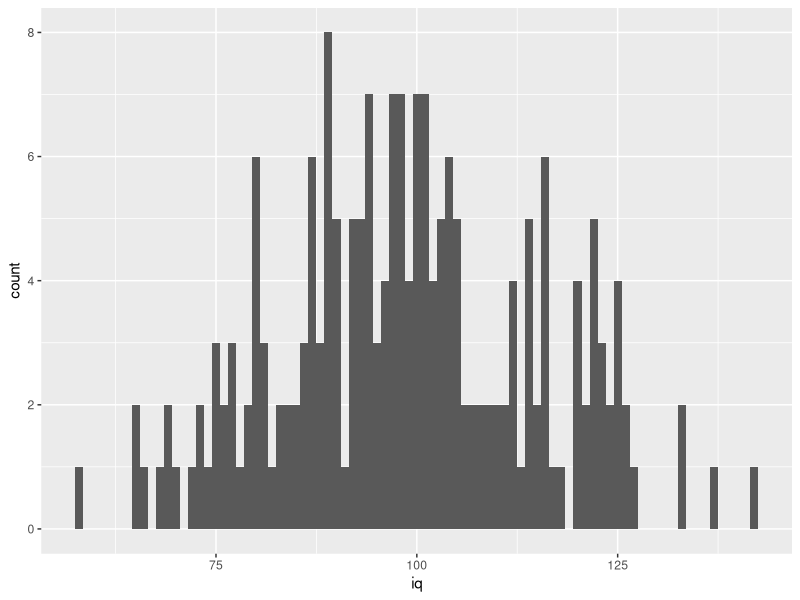
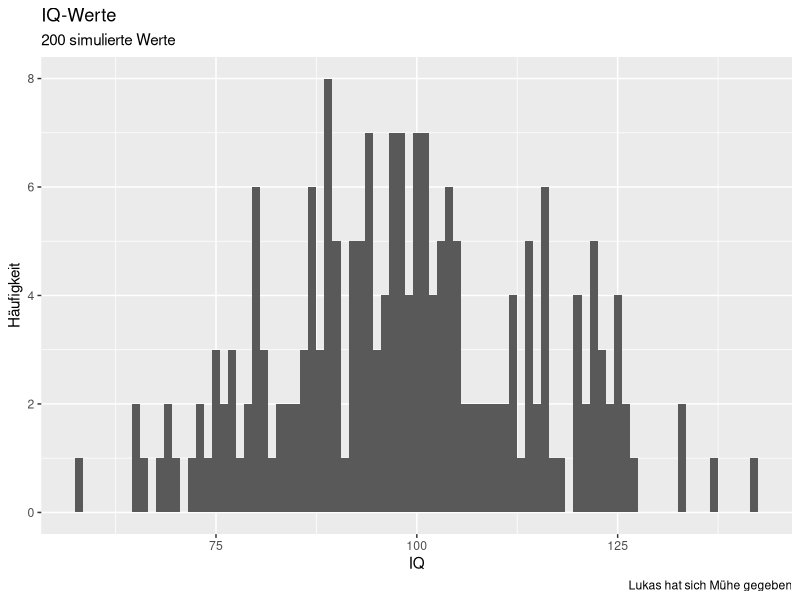
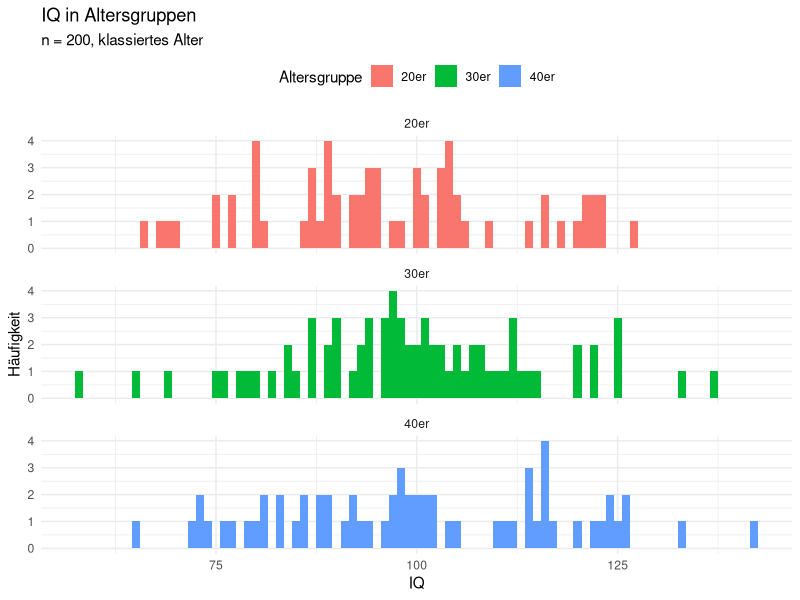

The R source for these figures, in order:
## ---- chunk 1
knitr::opts_chunk$set(eval = FALSE, 
                      message = FALSE, 
                      error = FALSE, 
                      warning = FALSE)
library(dplyr)
library(ggplot2)
## ---- chunk 2
würfel <- c(5, 1, 2, 4, 6, 2, 3, 4, 4, 2)
## ---- chunk 3
mean(würfel)
median(würfel)
## ---- chunk 4
würfel_100 <- sample(x = 1:6, size = 100, replace = TRUE)
## ---- chunk 5
# rnorm: Normalverteilte Zufallszahlen:
rnorm(n = 50, mean = 100, sd = 15)

# runif: Gleichverteilte Zufallszahlen
runif(n = 50, min = 0, max = 100)
## ---- chunk 6
iq <- rnorm(n = 50, mean = 100, sd = 15)
## ---- chunk 7
iq <- round(rnorm(n = 50, mean = 100, sd = 15))
## ---- chunk 8
library(dplyr)
## ---- chunk 9
personen <- tibble(id = seq(from = 1, to = 200, by = 1),
                   iq = round(rnorm(200, 100, 15)),
                   farbe = sample(c("rot", "grün", "blau"), 200, replace = TRUE),
                   alter = round(runif(200, min = 20, max = 49))
            )
## ---- chunk 10
summary(personen)

summary(personen$iq)
summary(personen$farbe)
## ---- chunk 11
table(personen$farbe)
## ---- chunk 12
ggplot(data = personen, aes(x = iq)) +
  geom_histogram(binwidth = 1)
## ---- chunk 13
ggplot(data = personen, aes(x = iq)) +
  geom_histogram(binwidth = 1) +
  labs(title = "IQ-Werte", subtitle = "200 simulierte Werte",
       x = "IQ", y = "Häufigkeit", caption = "Lukas hat sich Mühe gegeben")
## ---- chunk 14
filter(personen,
       alter <= 35, alter >= 25,
       iq > 100,
       farbe == "grün")
## ---- chunk 15
# Ganz explizite Lösung:
personen$alter_k <- case_when(
    personen$alter >= 40 & personen$alter <= 50 ~ "40er",
    personen$alter >= 30 & personen$alter <= 40 ~ "30er",
    personen$alter >= 20 & personen$alter <= 30 ~ "20er"
  )

# Kompaktere Lösung, die wegen der Reihenfolge der Bedingungen funktioniert:
personen$alter_k <- case_when(
    personen$alter >= 40 ~ "40er",
    personen$alter >= 30 ~ "30er",
    personen$alter >= 20 ~ "20er"
  )
## ---- chunk 16
personen %>%
  group_by(alter_k) %>%
  summarize(Mittelwert = mean(iq),
            Standardabweichung = sd(iq))
## ---- chunk 17
ggplot(data = personen, aes(x = iq, fill = alter_k)) +
  geom_histogram(binwidth = 1) +
  facet_wrap(~alter_k, ncol = 1) +
  labs(title = "IQ in Altersgruppen",
       subtitle = "n = 200, klassiertes Alter",
       x = "IQ", y = "Häufigkeit", fill = "Altersgruppe") +
  theme_minimal() +
  theme(legend.position = "top")
